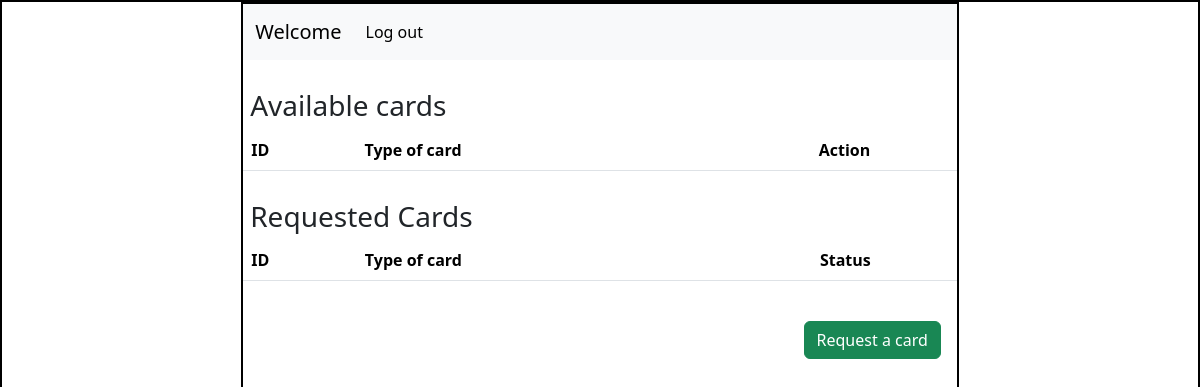
Page /home/8 on the earlier database version.
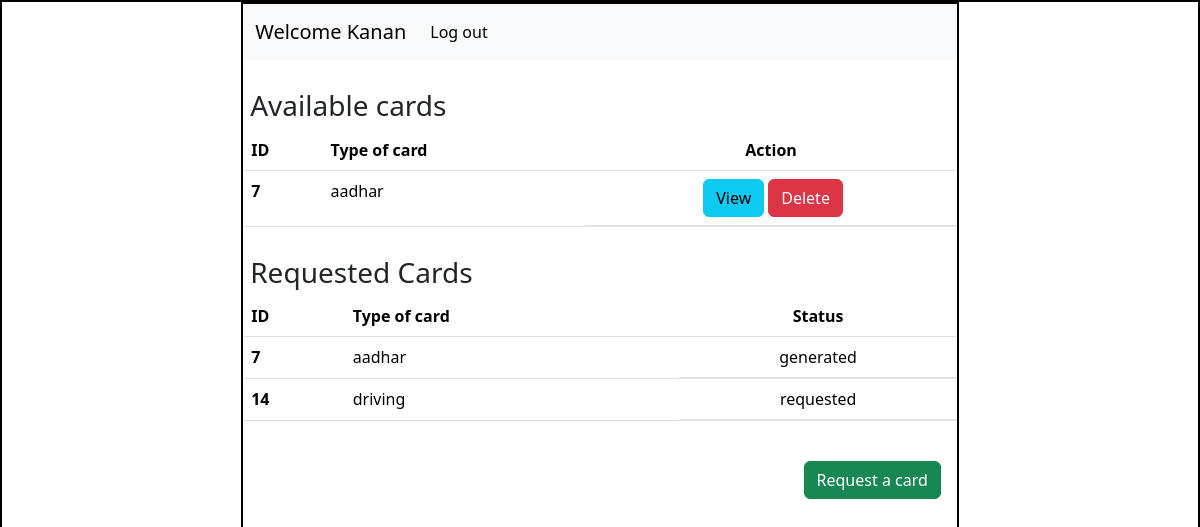
Same page on the later database version.
### Application/models.py (models this page shows)
class User(db.Model):
    id=db.Column(db.Integer(),primary_key=True)
    username=db.Column(db.String(),nullable=False,unique=True)
    email=db.Column(db.String(),nullable=False,unique=True)
    password=db.Column(db.String(),nullable=False)
    type=db.Column(db.String(),default='general')
    details=db.relationship('Info',backref='creator')

class Info(db.Model):
    id=db.Column(db.Integer(),primary_key=True)
    attribute_name=db.Column(db.String(),nullable=False)
    attribute_value=db.Column(db.String(),nullable=False)
    card_name=db.Column(db.String(),nullable=False)
    user_id=db.Column(db.Integer(),db.ForeignKey('user.id'),nullable=False)

### Application/controllers.py (the view)
@app.route('/home/<int:user_id>')
def user_dashboard(user_id):
    this_user=User.query.filter_by(id=user_id).first()
    return render_template('user_dashboard.html',this_user=this_user)

### templates/user_dashboard.html (shortened to what this page needs)
<!DOCTYPE html>
<html lang="en">
  <head>
    <link
      href="https://cdn.jsdelivr.net/npm/bootstrap@5.3.3/dist/css/bootstrap.min.css"
      rel="stylesheet"
    />
    <link rel="stylesheet" href="/static/style.css"/>
  </head>
  <body>
    <div id="main">
      <div id="canvas">
        <nav class="navbar navbar-expand-lg bg-body-tertiary">
            <div class="container-fluid">
              <a class="navbar-brand" href="#">Welcome {{this_user.username}}</a>
              <div class="collapse navbar-collapse" id="navbarSupportedContent">
                <ul class="navbar-nav me-auto mb-2 mb-lg-0">
                  <li class="nav-item">
                    <a class="nav-link active" aria-current="page" href="/login">Log out</a>
                  </li>
              </div>
            </div>
          </nav>
          <div id="content">
            <h3 class="headings">Available cards</h3>
            <div class="table">
            <table class="table">
                <thead>
                  <tr>
                    <th scope="col">ID</th>
                    <th scope="col">Type of card</th>
                    <th scope="col" class="text-center">Action</th>
                  </tr>
                </thead>
                <tbody>
                  {% for info in this_user.details %}
                    {% if info.attribute_value=='generated' %}
                      <tr>
                        <th scope="row">{{loop.index}}</th>
                        <td>{{info.card_name}}</td>
                        <td class="d-flex justify-content-center"><a href="/view/{{info.card_name}}/{{info.user_id}}" type="button" class="btn btn-info mx-1">View</a>
                        <a href=""type="button" class="btn btn-danger">Delete</a></td>
                      </tr>
                    {% endif %}
                  {% endfor %}
                </tbody>
              </table>
              </div>
              <h3 class="headings">Requested Cards </h3>
            <div class="table">
            <table class="table">
                <thead>
                  <tr>
                    <th scope="col">ID</th>
                    <th scope="col">Type of card</th>
                    <th scope="col" class="text-center">Status</th>
                  </tr>
                </thead>
                <tbody>
                  {% for info in this_user.details %}
                    {% if info.attribute_name=='Status' %}
                      <tr>
                        <th scope="row">{{loop.index}}</th>
                        <td>{{info.card_name}}</td>
                        <td class="d-flex justify-content-center">{{info.attribute_value}}</td>
                      </tr>
                    {% endif %}
                  {% endfor %}
                </tbody>
              </table>
            </div>
            <div class="text-end">
                <a href="/request_card/{{this_user.id}}" type="button" class="btn btn-success mx-3 my-4">Request a card</a>
            </div>
          </div>
      </div>
    </div>
  </body>
</html>

### static/style.css (style rules this page uses)
* { margin: 0px; }
#main,#canvas { border: 2px solid black; }
#canvas { width: 60%; margin: auto; height: 800px; }
.headings { margin: 3px; padding: 4px; margin-top: 25px; }

Differences in the rows shown:
added User: username "Kanan"
added Info: card_name "aadhar", attribute_value "generated"
added Info: card_name "driving", attribute_value "requested", shown under "Requested Cards"
